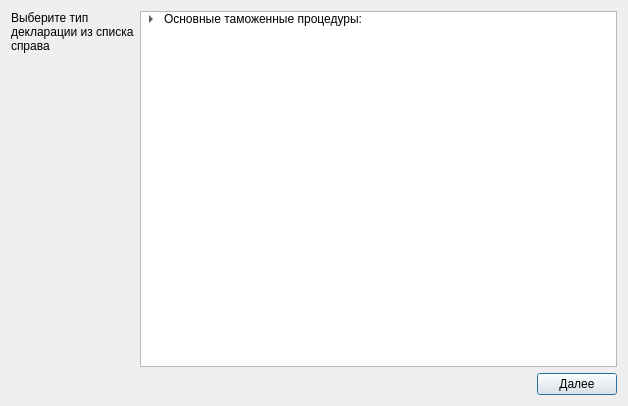
<?xml version="1.0" encoding="UTF-8"?>
<ui version="4.0">
 <class>DeclTypeWindow</class>
 <widget class="QDialog" name="DeclTypeWindow">
  <property name="geometry">
   <rect>
    <x>0</x>
    <y>0</y>
    <width>628</width>
    <height>406</height>
   </rect>
  </property>
  <property name="windowTitle">
   <string>Выбор типа декларации</string>
  </property>
  <layout class="QVBoxLayout" name="verticalLayout_3">
   <item>
    <layout class="QVBoxLayout" name="verticalLayout_2">
     <item>
      <layout class="QHBoxLayout" name="horizontalLayout_2">
       <item>
        <layout class="QVBoxLayout" name="verticalLayout">
         <item>
          <widget class="QLabel" name="label">
           <property name="text">
            <string>Выберите тип декларации из списка справа </string>
           </property>
           <property name="wordWrap">
            <bool>true</bool>
           </property>
          </widget>
         </item>
         <item>
          <spacer name="verticalSpacer">
           <property name="orientation">
            <enum>Qt::Vertical</enum>
           </property>
           <property name="sizeHint" stdset="0">
            <size>
             <width>20</width>
             <height>68</height>
            </size>
           </property>
          </spacer>
         </item>
        </layout>
       </item>
       <item>
        <widget class="QTreeWidget" name="treeWidget">
         <attribute name="headerVisible">
          <bool>false</bool>
         </attribute>
         <column>
          <property name="text">
           <string>1</string>
          </property>
         </column>
         <item>
          <property name="text">
           <string>Основные таможенные процедуры:</string>
          </property>
          <item>
           <property name="text">
            <string>Импорт</string>
           </property>
          </item>
          <item>
           <property name="text">
            <string>Экспорт</string>
           </property>
          </item>
         </item>
        </widget>
       </item>
      </layout>
     </item>
     <item>
      <layout class="QHBoxLayout" name="horizontalLayout">
       <item>
        <spacer name="horizontalSpacer">
         <property name="orientation">
          <enum>Qt::Horizontal</enum>
         </property>
         <property name="sizeHint" stdset="0">
          <size>
           <width>40</width>
           <height>20</height>
          </size>
         </property>
        </spacer>
       </item>
       <item>
        <widget class="QPushButton" name="pushButton">
         <property name="text">
          <string>Далее</string>
         </property>
        </widget>
       </item>
      </layout>
     </item>
    </layout>
   </item>
  </layout>
 </widget>
 <resources/>
 <connections/>
 <slots>
  <signal>itemDoubleClicked(QTreeWidgetItem*,int)</signal>
  <slot>treeItemDoubleClicked(QTreeWidgetItem*,int)</slot>
 </slots>
</ui>
